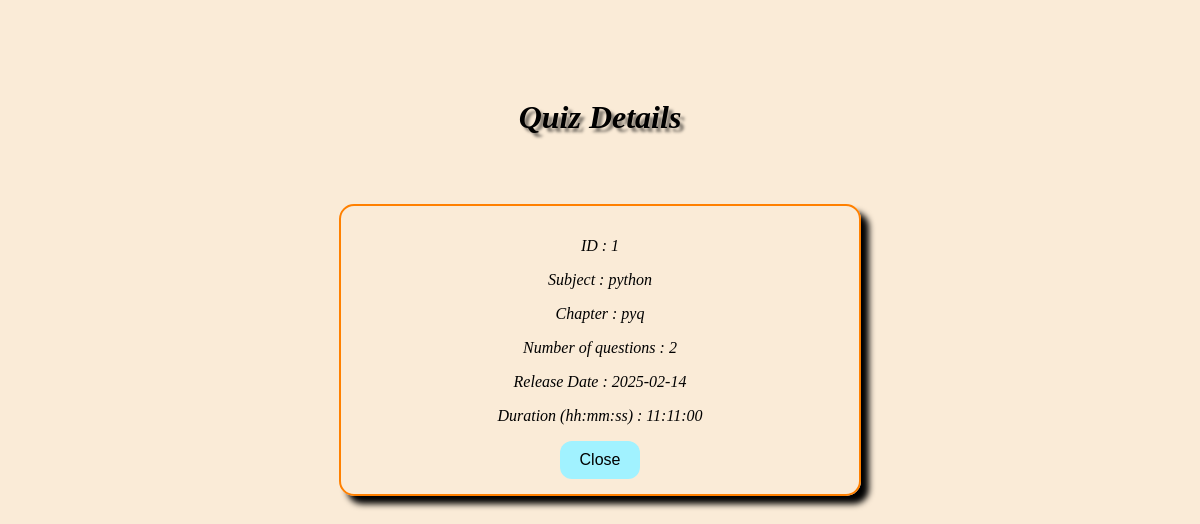
Before: /quiz/view/1/1 with the older database file.
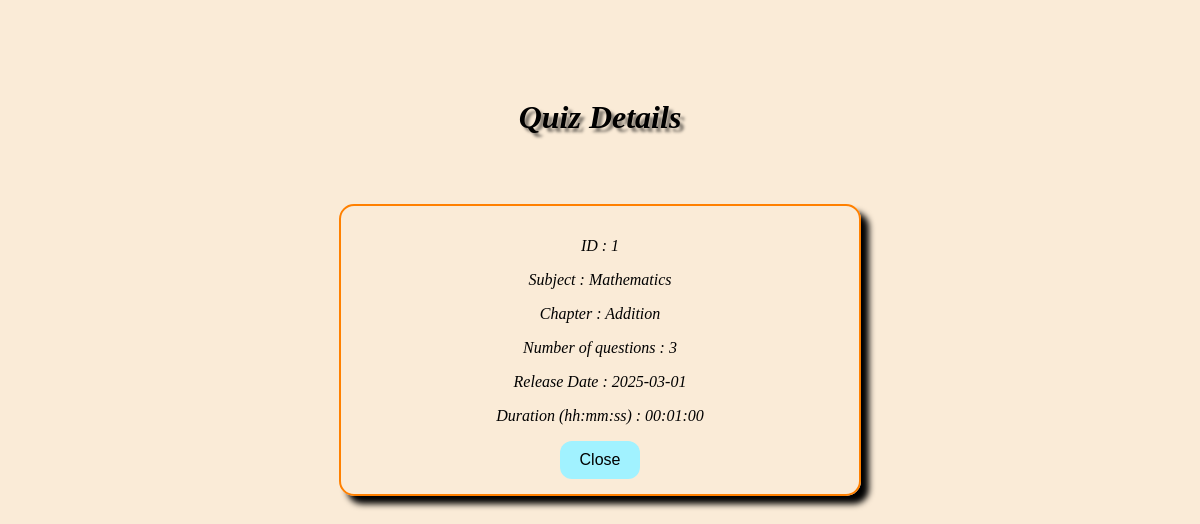
After: the same page with the newer database file.
### models.py (models this page shows)
class subject(db.Model):
    __tablename__ = "subject"
    id = db.Column(db.Integer , primary_key = True)
    name = db.Column(db.String , unique =True , nullable = False)
    description = db.Column(db.String , nullable = False)
    chapters = db.relationship("chapter" , backref="subject" ,cascade="all, delete-orphan")

class chapter(db.Model):
    __tablename__ = "chapter"
    id = db.Column(db.Integer , primary_key = True)
    subject_id = db.Column(db.ForeignKey("subject.id" , ondelete = "CASCADE") , nullable = False )
    name = db.Column(db.String , unique =True , nullable = False)
    description = db.Column(db.String , nullable = False)
    quizzes = db.relationship("quiz" , backref= "chapter" , cascade="all, delete")

class quiz(db.Model):
    __tablename__ = "quiz"
    id = db.Column(db.Integer , primary_key = True)
    name = db.Column(db.String , unique = True)
    chapter_id = db.Column( db.ForeignKey("chapter.id" , ondelete = "CASCADE" ) , nullable = False)
    doq = db.Column(db.Date , nullable = False)
    time = db.Column(db.Time , nullable = False) #(hh:mm)
    remarks = db.Column(db.String , nullable = True)
    questions = db.relationship('questions' , backref = 'quiz' , cascade="all, delete-orphan")
    score = db.relationship('scores' , backref = "quiz" , cascade="all, delete-orphan")

### app.py (the view)
@app.route("/quiz/view/<int:quiz_id>/<int:user_id>" , methods=["GET"])
def quizview(quiz_id , user_id ):
    qui = quiz.query.get(quiz_id)                                 #quiz
    chap = chapter.query.get(qui.chapter_id)                      #chapter
    sub = subject.query.get(chap.subject_id)                      #subject
    quests = questions.query.all()                                #question
    return render_template("viewquiz.html" , qui = qui , chap = chap , sub = sub , quests = quests , user_id = user_id)

### templates/viewquiz.html (shortened to what this page needs)
<!DOCTYPE html>
<html lang="en">
  <head>
    <link rel="stylesheet" href="/static/adminstyle.css" />
  </head>
  <body>
    <div class="welcome" style="padding-top: 5%">
      <h1>Quiz Details</h1>
    </div>
    <div style="align-content: center; padding-top: 4%">
      <div class="subject-card" style="margin: auto; text-align: center">
        <p>ID : {{qui.id}}</p>
        <p>Subject : {{sub.name}}</p>
        <p>Chapter : {{chap.name}}</p>
        <p>
          Number of questions : {% set question_count = [] %}
          {{question_count|length}}
        </p>
        <p>Release Date : {{qui.doq}}</p>
        <p>Duration (hh:mm:ss) : {{qui.time}}</p>
        <a href="/user/dashboard/{{user_id}}"
          ><button class="buttoncurve">Close</button></a
        >
      </div>
    </div>
  </body>
</html>

Changed rows visible on the page:
changed quiz id 1: doq "2025-02-14" → "2025-03-01"; time "11:11:00" → "00:01:00"
changed subject: name "python" → "Mathematics"
changed chapter: name "pyq" → "Addition"
Other visible differences:
{{ question_count|length }}: "2" → "3"
